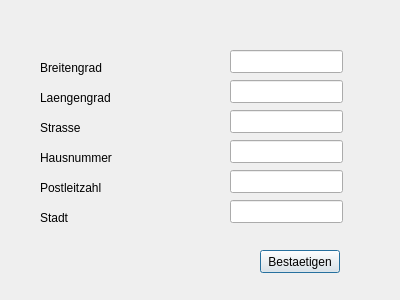
<?xml version="1.0" encoding="UTF-8"?>
<ui version="4.0">
 <class>KarteAdresseAnlegen</class>
 <widget class="QDialog" name="KarteAdresseAnlegen">
  <property name="geometry">
   <rect>
    <x>0</x>
    <y>0</y>
    <width>400</width>
    <height>300</height>
   </rect>
  </property>
  <property name="windowTitle">
   <string>Dialog</string>
  </property>
  <widget class="QLabel" name="Laengengrad">
   <property name="geometry">
    <rect>
     <x>40</x>
     <y>90</y>
     <width>81</width>
     <height>16</height>
    </rect>
   </property>
   <property name="text">
    <string>Laengengrad</string>
   </property>
  </widget>
  <widget class="QLabel" name="Breitengrad">
   <property name="geometry">
    <rect>
     <x>40</x>
     <y>60</y>
     <width>81</width>
     <height>16</height>
    </rect>
   </property>
   <property name="text">
    <string>Breitengrad</string>
   </property>
  </widget>
  <widget class="QLabel" name="Strasse">
   <property name="geometry">
    <rect>
     <x>40</x>
     <y>120</y>
     <width>57</width>
     <height>15</height>
    </rect>
   </property>
   <property name="text">
    <string>Strasse</string>
   </property>
  </widget>
  <widget class="QLabel" name="Hausnummer">
   <property name="geometry">
    <rect>
     <x>40</x>
     <y>150</y>
     <width>81</width>
     <height>16</height>
    </rect>
   </property>
   <property name="text">
    <string>Hausnummer</string>
   </property>
  </widget>
  <widget class="QLabel" name="Postleitzahl">
   <property name="geometry">
    <rect>
     <x>40</x>
     <y>180</y>
     <width>81</width>
     <height>16</height>
    </rect>
   </property>
   <property name="text">
    <string>Postleitzahl</string>
   </property>
  </widget>
  <widget class="QPushButton" name="Bestaetigen">
   <property name="geometry">
    <rect>
     <x>260</x>
     <y>250</y>
     <width>80</width>
     <height>23</height>
    </rect>
   </property>
   <property name="text">
    <string>Bestaetigen</string>
   </property>
  </widget>
  <widget class="QLabel" name="Stadt">
   <property name="geometry">
    <rect>
     <x>40</x>
     <y>210</y>
     <width>81</width>
     <height>16</height>
    </rect>
   </property>
   <property name="text">
    <string>Stadt</string>
   </property>
  </widget>
  <widget class="QLineEdit" name="LaengengradLine">
   <property name="geometry">
    <rect>
     <x>230</x>
     <y>80</y>
     <width>113</width>
     <height>23</height>
    </rect>
   </property>
  </widget>
  <widget class="QLineEdit" name="BreitengradLine">
   <property name="geometry">
    <rect>
     <x>230</x>
     <y>50</y>
     <width>113</width>
     <height>23</height>
    </rect>
   </property>
  </widget>
  <widget class="QLineEdit" name="StrasseLine">
   <property name="geometry">
    <rect>
     <x>230</x>
     <y>110</y>
     <width>113</width>
     <height>23</height>
    </rect>
   </property>
  </widget>
  <widget class="QLineEdit" name="HausnummerLine">
   <property name="geometry">
    <rect>
     <x>230</x>
     <y>140</y>
     <width>113</width>
     <height>23</height>
    </rect>
   </property>
  </widget>
  <widget class="QLineEdit" name="PostleitzahlLine">
   <property name="geometry">
    <rect>
     <x>230</x>
     <y>170</y>
     <width>113</width>
     <height>23</height>
    </rect>
   </property>
  </widget>
  <widget class="QLineEdit" name="StadtLine">
   <property name="geometry">
    <rect>
     <x>230</x>
     <y>200</y>
     <width>113</width>
     <height>23</height>
    </rect>
   </property>
  </widget>
 </widget>
 <resources/>
 <connections/>
</ui>
